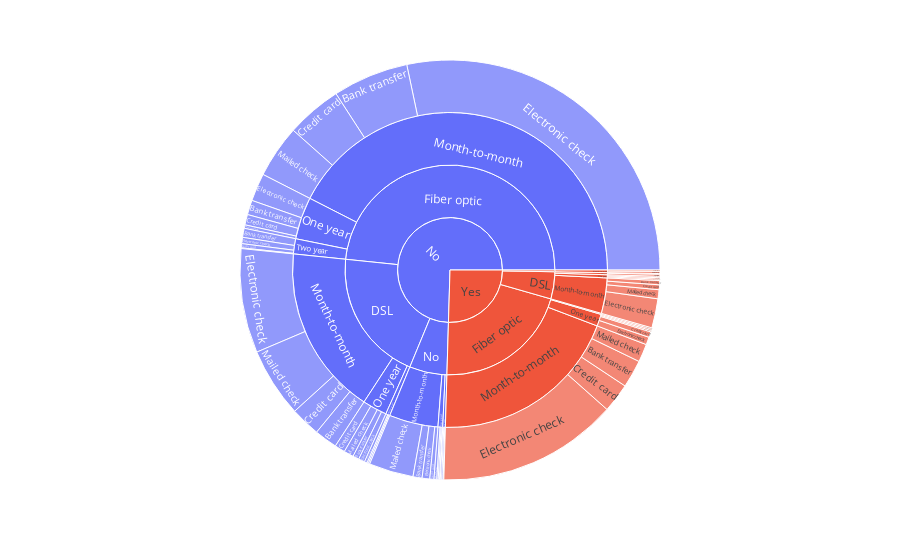

Here is the notebook cell this chart was saved with:
### Code cell
fig = px.sunburst(Churn_Customer, path=["SeniorCitizen",'InternetService',
                                        "Contract", "PaymentMethod"])
fig.show()

### Figure 1 — Plotly figure (JSON) as saved in the notebook; plotly's stock layout.template omitted (floating-point values rounded to 4 significant figures)
{"data": [{"branchvalues": "total", "domain": {"x": [0, 1], "y": [0, 1]}, "hovertemplate": "labels=%{label}<br>count=%{value}<br>parent=%{parent}<br>id=%{id}<extra></extra>", "ids": ["No/DSL/Month-to-month/Bank transfer", "Yes/DSL/Month-to-month/Bank transfer", "No/Fiber optic/Month-to-month/Bank transfer", "Yes/Fiber optic/Month-to-month/Bank transfer", "No/No/Month-to-month/Bank transfer", "No/DSL/One year/Bank transfer", "Yes/DSL/One year/Bank transfer", "No/Fiber optic/One year/Bank transfer", "Yes/Fiber optic/One year/Bank transfer", "No/No/One year/Bank transfer", "No/DSL/Two year/Bank transfer", "Yes/DSL/Two year/Bank transfer", "No/Fiber optic/Two year/Bank transfer", "Yes/Fiber optic/Two year/Bank transfer", "No/No/Two year/Bank transfer", "No/DSL/Month-to-month/Credit card", "Yes/DSL/Month-to-month/Credit card", "No/Fiber optic/Month-to-month/Credit card", "Yes/Fiber optic/Month-to-month/Credit card", "No/No/Month-to-month/Credit card", "No/DSL/One year/Credit card", "Yes/DSL/One year/Credit card", "No/Fiber optic/One year/Credit card", "Yes/Fiber optic/One year/Credit card", "No/No/One year/Credit card", "No/DSL/Two year/Credit card", "Yes/DSL/Two year/Credit card", "No/Fiber optic/Two year/Credit card", "No/No/Two year/Credit card", "No/DSL/Month-to-month/Electronic check", "Yes/DSL/Month-to-month/Electronic check", "No/Fiber optic/Month-to-month/Electronic check", "Yes/Fiber optic/Month-to-month/Electronic check", "No/No/Month-to-month/Electronic check", "Yes/No/Month-to-month/Electronic check", "No/DSL/One year/Electronic check", "Yes/DSL/One year/Electronic check", "No/Fiber optic/One year/Electronic check", "Yes/Fiber optic/One year/Electronic check", "No/No/One year/Electronic check", "No/DSL/Two year/Electronic check", "No/Fiber optic/Two year/Electronic check", "No/DSL/Month-to-month/Mailed check", "Yes/DSL/Month-to-month/Mailed check", "No/Fiber optic/Month-to-month/Mailed check", "Yes/Fiber optic/Month-to-month/Mailed check", "No/No/Month-to-month/Mailed check", "Yes/No/Month-to-month/Mailed check", "No/DSL/One year/Mailed check", "No/Fiber optic/One year/Mailed check", "Yes/Fiber optic/One year/Mailed check", "No/No/One year/Mailed check", "No/Fiber optic/Two year/Mailed check", "No/No/Two year/Mailed check", "No/DSL/Month-to-month", "Yes/DSL/Month-to-month", "No/Fiber optic/Month-to-month", "Yes/Fiber optic/Month-to-month", "No/No/Month-to-month", "Yes/No/Month-to-month", "No/DSL/One year", "Yes/DSL/One year", "No/Fiber optic/One year", "Yes/Fiber optic/One year", "No/No/One year", "No/DSL/Two year", "Yes/DSL/Two year", "No/Fiber optic/Two year", "Yes/Fiber optic/Two year", "No/No/Two year", "No/DSL", "Yes/DSL", "No/Fiber optic", "Yes/Fiber optic", "No/No", "Yes/No", "No", "Yes"], "labels": ["Bank transfer", "Bank transfer", "Bank transfer", "Bank transfer", "Bank transfer", "Bank transfer", "Bank transfer", "Bank transfer", "Bank transfer", "Bank transfer", "Bank transfer", "Bank transfer", "Bank transfer", "Bank transfer", "Bank transfer", "Credit card", "Credit card", "Credit card", "Credit card", "Credit card", "Credit card", "Credit card", "Credit card", "Credit card", "Credit card", "Credit card", "Credit card", "Credit card", "Credit card", "Electronic check", "Electronic check", "Electronic check", "Electronic check", "Electronic check", "Electronic check", "Electronic check", "Electronic check", "Electronic check", "Electronic check", "Electronic check", "Electronic check", "Electronic check", "Mailed check", "Mailed check", "Mailed check", "Mailed check", "Mailed check", "Mailed check", "Mailed check", "Mailed check", "Mailed check", "Mailed check", "Mailed check", "Mailed check", "Month-to-month", "Month-to-month", "Month-to-month", "Month-to-month", "Month-to-month", "Month-to-month", "One year", "One year", "One year", "One year", "One year", "Two year", "Two year", "Two year", "Two year", "Two year", "DSL", "DSL", "Fiber optic", "Fiber optic", "No", "No", "No", "Yes"], "name": "", "parents": ["No/DSL/Month-to-month", "Yes/DSL/Month-to-month", "No/Fiber optic/Month-to-month", "Yes/Fiber optic/Month-to-month", "No/No/Month-to-month", "No/DSL/One year", "Yes/DSL/One year", "No/Fiber optic/One year", "Yes/Fiber optic/One year", "No/No/One year", "No/DSL/Two year", "Yes/DSL/Two year", "No/Fiber optic/Two year", "Yes/Fiber optic/Two year", "No/No/Two year", "No/DSL/Month-to-month", "Yes/DSL/Month-to-month", "No/Fiber optic/Month-to-month", "Yes/Fiber optic/Month-to-month", "No/No/Month-to-month", "No/DSL/One year", "Yes/DSL/One year", "No/Fiber optic/One year", "Yes/Fiber optic/One year", "No/No/One year", "No/DSL/Two year", "Yes/DSL/Two year", "No/Fiber optic/Two year", "No/No/Two year", "No/DSL/Month-to-month", "Yes/DSL/Month-to-month", "No/Fiber optic/Month-to-month", "Yes/Fiber optic/Month-to-month", "No/No/Month-to-month", "Yes/No/Month-to-month", "No/DSL/One year", "Yes/DSL/One year", "No/Fiber optic/One year", "Yes/Fiber optic/One year", "No/No/One year", "No/DSL/Two year", "No/Fiber optic/Two year", "No/DSL/Month-to-month", "Yes/DSL/Month-to-month", "No/Fiber optic/Month-to-month", "Yes/Fiber optic/Month-to-month", "No/No/Month-to-month", "Yes/No/Month-to-month", "No/DSL/One year", "No/Fiber optic/One year", "Yes/Fiber optic/One year", "No/No/One year", "No/Fiber optic/Two year", "No/No/Two year", "No/DSL", "Yes/DSL", "No/Fiber optic", "Yes/Fiber optic", "No/No", "Yes/No", "No/DSL", "Yes/DSL", "No/Fiber optic", "Yes/Fiber optic", "No/No", "No/DSL", "Yes/DSL", "No/Fiber optic", "Yes/Fiber optic", "No/No", "No", "Yes", "No", "Yes", "No", "Yes", "", ""], "type": "sunburst", "values": [33, 6, 109, 40, 13, 9, 2, 21, 2, 4, 2, 1, 13, 2, 1, 43, 7, 80, 42, 6, 15, 2, 15, 8, 1, 2, 3, 6, 2, 150, 42, 529, 260, 11, 2, 9, 2, 40, 11, 2, 4, 9, 100, 13, 76, 26, 64, 3, 14, 5, 2, 2, 1, 2, 326, 68, 794, 368, 94, 5, 47, 6, 81, 23, 9, 8, 4, 29, 2, 5, 381, 78, 904, 393, 108, 5, 1393, 476]}], "layout": {"legend": {"tracegroupgap": 0}, "margin": {"t": 60}}}
